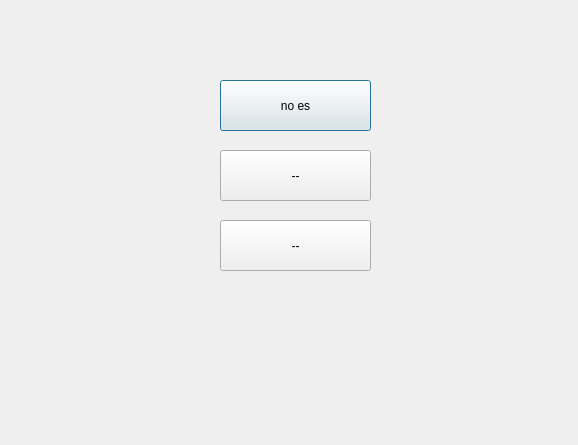
<?xml version="1.0" encoding="UTF-8"?>
<ui version="4.0">
 <class>cargar_partidas</class>
 <widget class="QDialog" name="cargar_partidas">
  <property name="geometry">
   <rect>
    <x>0</x>
    <y>0</y>
    <width>578</width>
    <height>445</height>
   </rect>
  </property>
  <property name="windowTitle">
   <string>Dialog</string>
  </property>
  <widget class="QPushButton" name="pushButton">
   <property name="geometry">
    <rect>
     <x>220</x>
     <y>80</y>
     <width>151</width>
     <height>51</height>
    </rect>
   </property>
   <property name="text">
    <string>no es</string>
   </property>
  </widget>
  <widget class="QPushButton" name="pushButton_2">
   <property name="geometry">
    <rect>
     <x>220</x>
     <y>150</y>
     <width>151</width>
     <height>51</height>
    </rect>
   </property>
   <property name="text">
    <string>--</string>
   </property>
  </widget>
  <widget class="QPushButton" name="pushButton_3">
   <property name="geometry">
    <rect>
     <x>220</x>
     <y>220</y>
     <width>151</width>
     <height>51</height>
    </rect>
   </property>
   <property name="text">
    <string>--</string>
   </property>
  </widget>
 </widget>
 <resources/>
 <connections/>
</ui>
